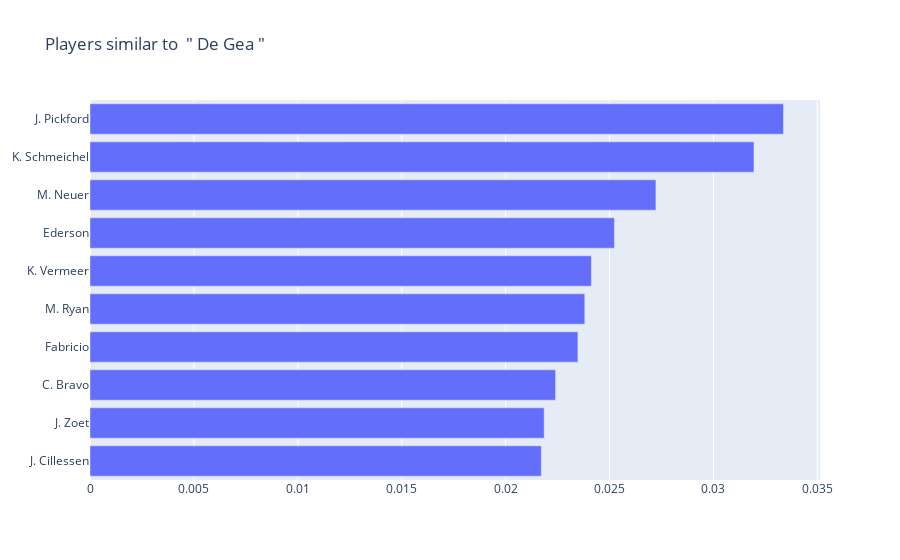

Notebook code cell kept with this figure:
### Code cell
player_scouter(similar_df, dist_df, 193080)

### Figure 1 — Plotly figure (JSON) as saved in the notebook; plotly's stock layout.template omitted (floating-point values rounded to 4 significant figures)
{"data": [{"orientation": "h", "type": "bar", "x": [0.02172, 0.02186, 0.0224, 0.02348, 0.02381, 0.02413, 0.02524, 0.02723, 0.03195, 0.03337], "y": ["J. Cillessen", "J. Zoet", "C. Bravo", "Fabricio", "M. Ryan", "K. Vermeer", "Ederson", "M. Neuer", "K. Schmeichel", "J. Pickford"]}], "layout": {"title": {"text": "Players similar to  \" De Gea \""}}}
